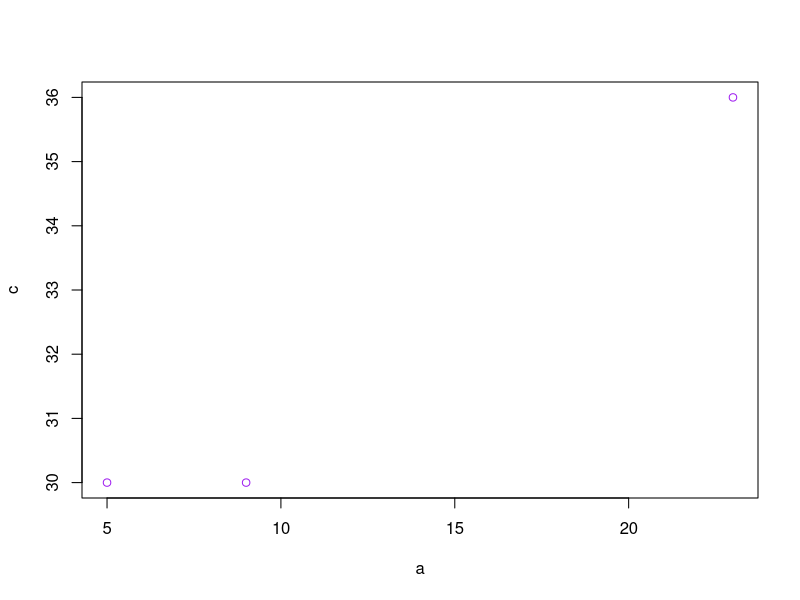
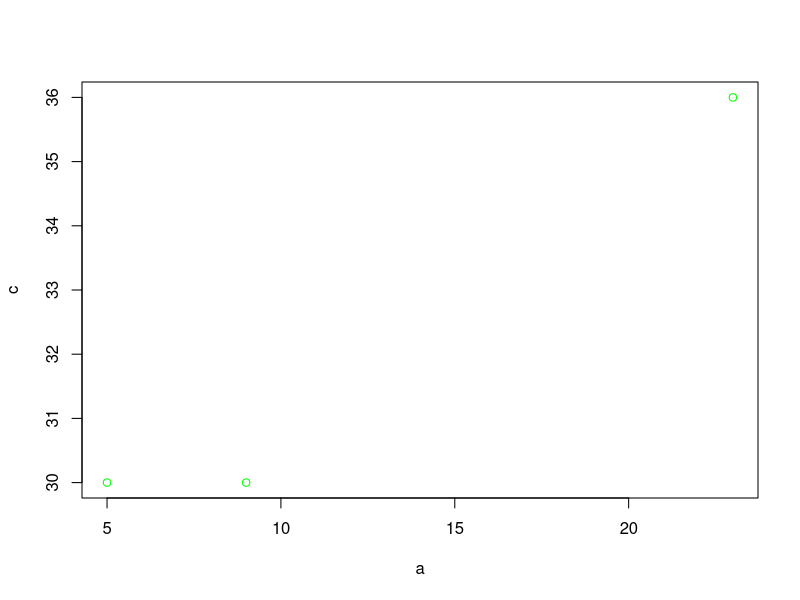

These charts were generated, in order, by the following R code:
# This is a new R script [This is a new edit from stuff-1]

# adding more text from repo clone

# Made edits to script after running " git config user.name "something_else" " in terminal

# More edits from clone

# Editing script from stuff repo

# Collaborator A wants color to be purple and black

b <- c(27, 38, 30)
a <- c(5, 9, 23)
c <- c(30, 30, 36)
plot(c ~ a, col = "purple")

plot(c ~ a, col = "green", add = TRUE)
